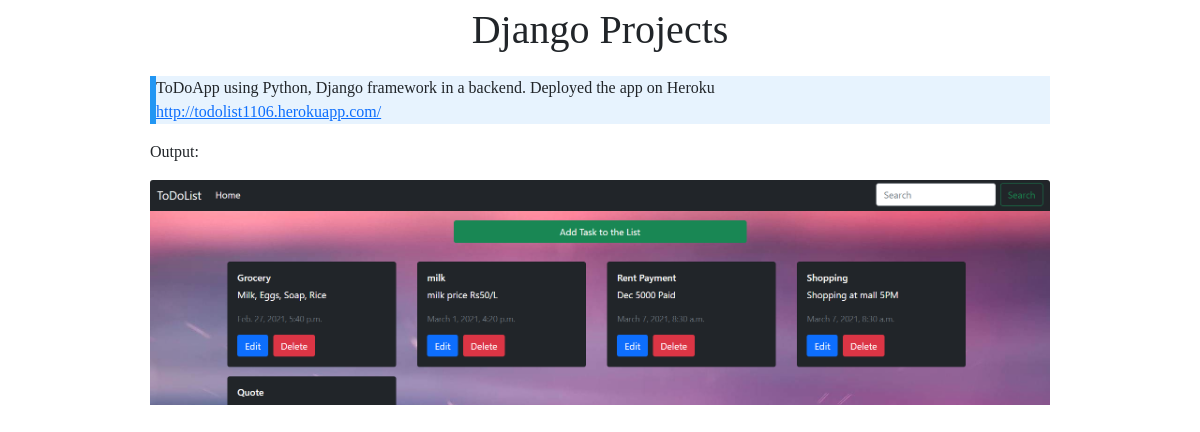
Page /djangoproject/ on the committed database.
### MyPortfolioSite/models.py (models this page shows)
class PythonProjects(models.Model):
    pid = models.AutoField
    category = models.CharField(max_length=50)
    projectsDesc = models.TextField()
    projectlink = models.CharField(max_length = 100)
    projectOutput = models.ImageField(upload_to='shop/pics',null=True, blank=True)

### MyPortfolioSite/views.py (the view)
# urls.py: path('djangoproject/',views.djangoproject,name='DjangoProjects')
def djangoproject(request):
    pyproject = PythonProjects.objects.all()
    return render(request,'DjangoProjects.html',{'pyproject':pyproject})

### templates/DjangoProjects.html (shortened to what this page needs)
{% load static %}
<!DOCTYPE html>
<html lang="en" dir="ltr">
  <head>
    <link href="https://cdn.jsdelivr.net/npm/bootstrap@5.0.0-beta1/dist/css/bootstrap.min.css" rel="stylesheet">
    <link rel="stylesheet" href="https://cdnjs.cloudflare.com/ajax/libs/font-awesome/4.7.0/css/font-awesome.min.css">
 </head>
 <body>
  <div class="container">
    <p class="text-center projectpage" id='projects'>Django Projects</p>
    {% for project in pyproject %}
      {% if project.category == "Django" %}
      <div class="projectoutput">
        <p class="text-left info">{{project.projectsDesc}} <br>
        <a href="{{project.projectlink}}">{{project.projectlink}}</a>
        </p>
        <p class="text-left cursive">Output:</p>
        <img src='/media/{{project.projectOutput}}' class="card-img-top">
      </div>
      {% endif %}
    {% endfor %}
    </div>
 </body>
 </html>

### templates/DjangoProjects.html (style rules this page uses)
.info { background-color: #e7f3fe; border-left: 6px solid #2196F3; font-family: cursive; display: block; margin-left: auto; margin-right: auto; width:900px; }
p.cursive { font-family: cursive; }
p.projectpage { font-family: cursive; font-size:40px }
.projectoutput { display: block; margin-left: auto; margin-right: auto; width:900px; }

### rows in the picture
PythonProjects: projectsDesc "ToDoApp using Python, Django framework in a backend. Deployed the app on Heroku", projectlink "http://todolist1106.herokuapp.com/", projectOutput (picture)
